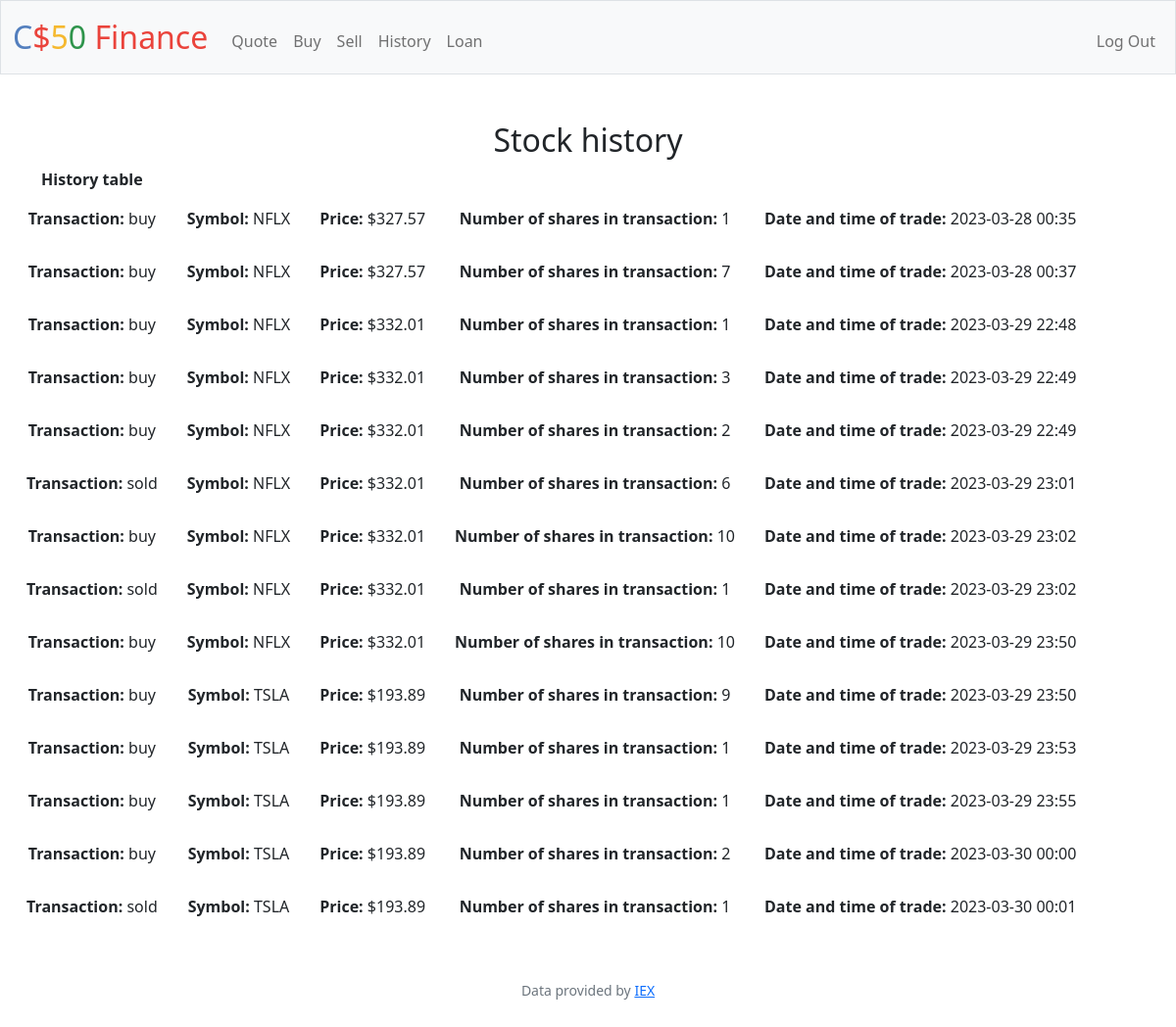
/history (signed in), run on an earlier commit of the app's database.
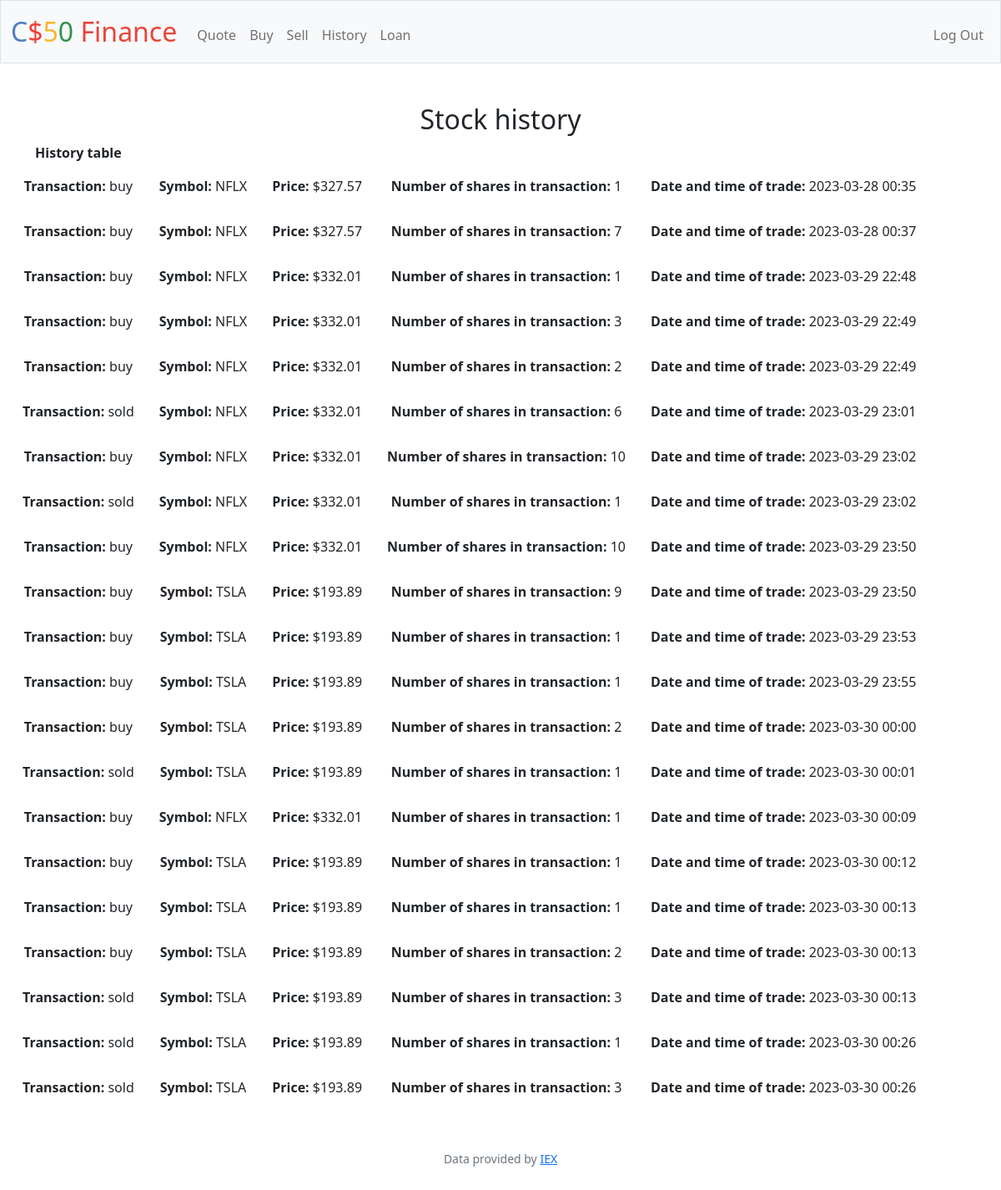
And on a later commit of the database.
### tables this page shows
CREATE TABLE history (id INTEGER PRIMARY KEY AUTOINCREMENT NOT NULL, userid INTEGER NOT NULL, stocktransaction TEXT NOT NULL, symbol TEXT NOT NULL, amount INT NOT NULL, price NUMERIC NOT NULL, datetime TEXT NOT NULL);

### app.py (the view)
@app.route("/history")
@login_required
def history():
    stocklist = []
    user_id = session["user_id"]
    rows = db.execute("SELECT * FROM history WHERE userid = ?", user_id)
    for row in rows:
        stockitem = {
            'transactiontype': row['stocktransaction'],
            'symbol': row['symbol'],
            'price': usd(row['price']),
            'amount': row['amount'],
            'datetime': row['datetime'],
        }
        print("------------------------date time ###: ", row['datetime'], file=sys.stderr)
        stocklist.append(stockitem)
    return render_template("history.html", stocklist=stocklist)

### app.py (called while the page is built)
@app.after_request
def after_request(response):
    response.headers["Cache-Control"] = "no-cache, no-store, must-revalidate"
    response.headers["Expires"] = 0
    response.headers["Pragma"] = "no-cache"
    return response

### helpers.py (called while the page is built)
def login_required(f):
    @wraps(f)
    def decorated_function(*args, **kwargs):
        if session.get("user_id") is None:
            return redirect("/login")
        return f(*args, **kwargs)
    return decorated_function

def usd(value):
    return f"${value:,.2f}"

### templates/history.html (shortened to what this page needs)
{% extends "layout.html" %}
{% block main %}
            <div class="section">
                <h2>Stock history</h2>
                <table>
                    <thead>
                        <tr>
                            <th>History table</th>
                        </tr>
                    </thead>
                    <tbody>
                        {% for stock in stocklist %}
                        <tr>
                            <td>
                                <b>Transaction:</b> {{ stock['transactiontype'] }}
                            </td>
                            <td>
                                <b>Symbol:</b> {{ stock['symbol'] }}
                            </td>
                            <td>
                                <b>Price:</b> {{ stock['price'] }}
                            </td>
                            <td>
                                <b>Number of shares in transaction:</b> {{ stock['amount'] }}
                            </td>
                            <td>
                                <b>Date and time of trade:</b> {{ stock['datetime'] }}
                            </td>
                        </tr>
                        {% endfor %}
                    </tbody>
                </table>
            </div>
{% endblock %}

### templates/layout.html (shortened to what this page needs)
<!DOCTYPE html>
<html lang="en">
    <head>
        <link href="https://cdn.jsdelivr.net/npm/bootstrap@5.1.3/dist/css/bootstrap.min.css" rel="stylesheet">
        <link href="/static/styles.css" rel="stylesheet">
    </head>
    <body>
        <nav class="bg-light border navbar navbar-expand-md navbar-light">
            <div class="container-fluid">
                <a class="navbar-brand" href="/"><span class="blue">C</span><span class="red">$</span><span class="yellow">5</span><span class="green">0</span> <span class="red">Finance</span></a>
                <div class="collapse navbar-collapse" id="navbar">
                    {% if session["user_id"] %}
                        <ul class="navbar-nav me-auto mt-2">
                            <li class="nav-item"><a class="nav-link" href="/quote">Quote</a></li>
                            <li class="nav-item"><a class="nav-link" href="/buy">Buy</a></li>
                            <li class="nav-item"><a class="nav-link" href="/sell">Sell</a></li>
                            <li class="nav-item"><a class="nav-link" href="/history">History</a></li>
                            <li class="nav-item"><a class="nav-link" href="/loan">Loan</a></li>
                        </ul>
                        <ul class="navbar-nav ms-auto mt-2">
                            <li class="nav-item"><a class="nav-link" href="/logout">Log Out</a></li>
                        </ul>
                    {% else %}
                        <ul class="navbar-nav ms-auto mt-2">
                            <li class="nav-item"><a class="nav-link" href="/register">Register</a></li>
                            <li class="nav-item"><a class="nav-link" href="/login">Log In</a></li>
                        </ul>
                    {% endif %}
                </div>
            </div>
        </nav>
        <main class="container-fluid py-5 text-center">
            {% block main %}{% endblock %}
        </main>
        <footer class="mb-5 small text-center text-muted">
            Data provided by <a href="https://iexcloud.io/">IEX</a>
        </footer>
    </body>
</html>

### static/styles.css (style rules this page uses)
nav .navbar-brand { font-size: xx-large; }
tr, td { padding: 15px; }
nav .navbar-brand .blue { color: #537fbe; }
nav .navbar-brand .red { color: #ea433b; }
nav .navbar-brand .yellow { color: #f5b82e; }
nav .navbar-brand .green { color: #2e944b; }

What changed in the data, as far as the page shows it:
added history: transactiontype "buy", symbol "NFLX", price "$332.01", amount "1", datetime "2023-03-30 00:09"
added history: transactiontype "buy", symbol "TSLA", price "$193.89", amount "1", datetime "2023-03-30 00:12"
added history: transactiontype "buy", symbol "TSLA", price "$193.89", amount "1", datetime "2023-03-30 00:13"
added history: transactiontype "buy", symbol "TSLA", price "$193.89", amount "2", datetime "2023-03-30 00:13"
added history: transactiontype "sold", symbol "TSLA", price "$193.89", amount "3", datetime "2023-03-30 00:13"
added history: transactiontype "sold", symbol "TSLA", price "$193.89", amount "1", datetime "2023-03-30 00:26"
added history: transactiontype "sold", symbol "TSLA", price "$193.89", amount "3", datetime "2023-03-30 00:26"
